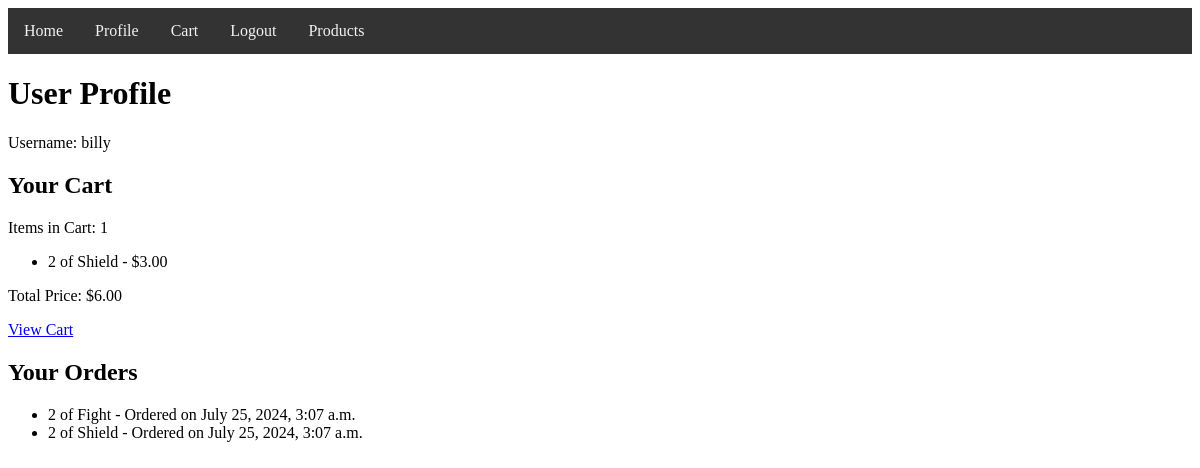
Page /profile/ (signed in) on the earlier database version.
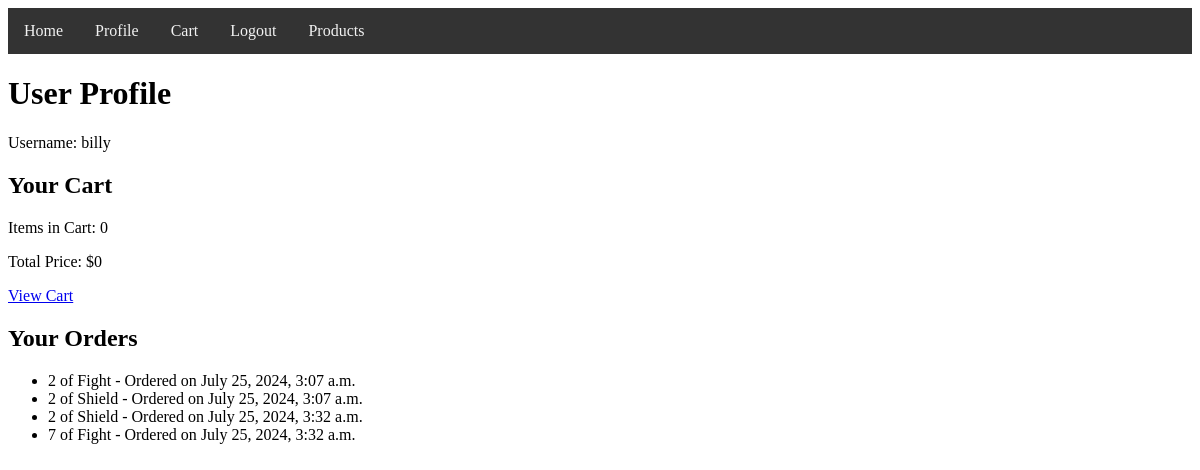
Same page on the later database version.
### shop/models.py (models this page shows, shortened)
class CartItem(models.Model):
    user = models.ForeignKey(User, on_delete=models.CASCADE)
    product = models.ForeignKey(Product, on_delete=models.CASCADE)
    quantity = models.PositiveIntegerField(default=1)

class Product(models.Model):
    name = models.CharField(max_length=255)
    description = models.TextField()
    price = models.DecimalField(max_digits=10, decimal_places=2)
    stock = models.PositiveIntegerField()

class Order(models.Model):
    user = models.ForeignKey(User, on_delete=models.CASCADE)
    product = models.ForeignKey(Product, on_delete=models.CASCADE)
    quantity = models.PositiveIntegerField()
    ordered_at = models.DateTimeField(auto_now_add=True)

### shop/views.py (the view)
# urls.py: path('profile/', views.profile, name='profile'),
@login_required
def profile(request):
    cart_items = CartItem.objects.filter(user=request.user)
    cart_items_count = cart_items.count()
    total_price = sum(item.product.price * item.quantity for item in cart_items)
    return render(request, 'shop/profile.html', {
        'cart_items': cart_items,
        'cart_items_count': cart_items_count,
        'total_price': total_price
    })

### shop/templates/shop/profile.html (shortened to what this page needs)
{% extends 'shop/base.html' %}
{% block content %}
<h1>User Profile</h1>
<p>Username: {{ user.username }}</p>
<h2>Your Cart</h2>
<p>Items in Cart: {{ cart_items_count }}</p>
<ul>
    {% for item in cart_items %}
        <li>{{ item.quantity }} of {{ item.product.name }} - ${{ item.product.price }}</li>
    {% endfor %}
</ul>
<p>Total Price: ${{ total_price }}</p>
<a href="{% url 'cart' %}">View Cart</a>
<h2>Your Orders</h2>
<ul>
    {% for order in user.order_set.all %}
        <li>{{ order.quantity }} of {{ order.product.name }} - Ordered on {{ order.ordered_at }}</li>
    {% endfor %}
</ul>
{% endblock %}

Differences in the rows shown:
removed CartItem: quantity "2", product.name "Shield", product.price "3.00"
added Order: quantity "2", product.name "Shield", ordered_at "July 25, 2024, 3:32 a.m."
added Order: quantity "7", product.name "Fight", ordered_at "July 25, 2024, 3:32 a.m."
Other differences:
{{ cart_items_count }}: "1" → "0"
{{ total_price }}: "6.00" → "0"
